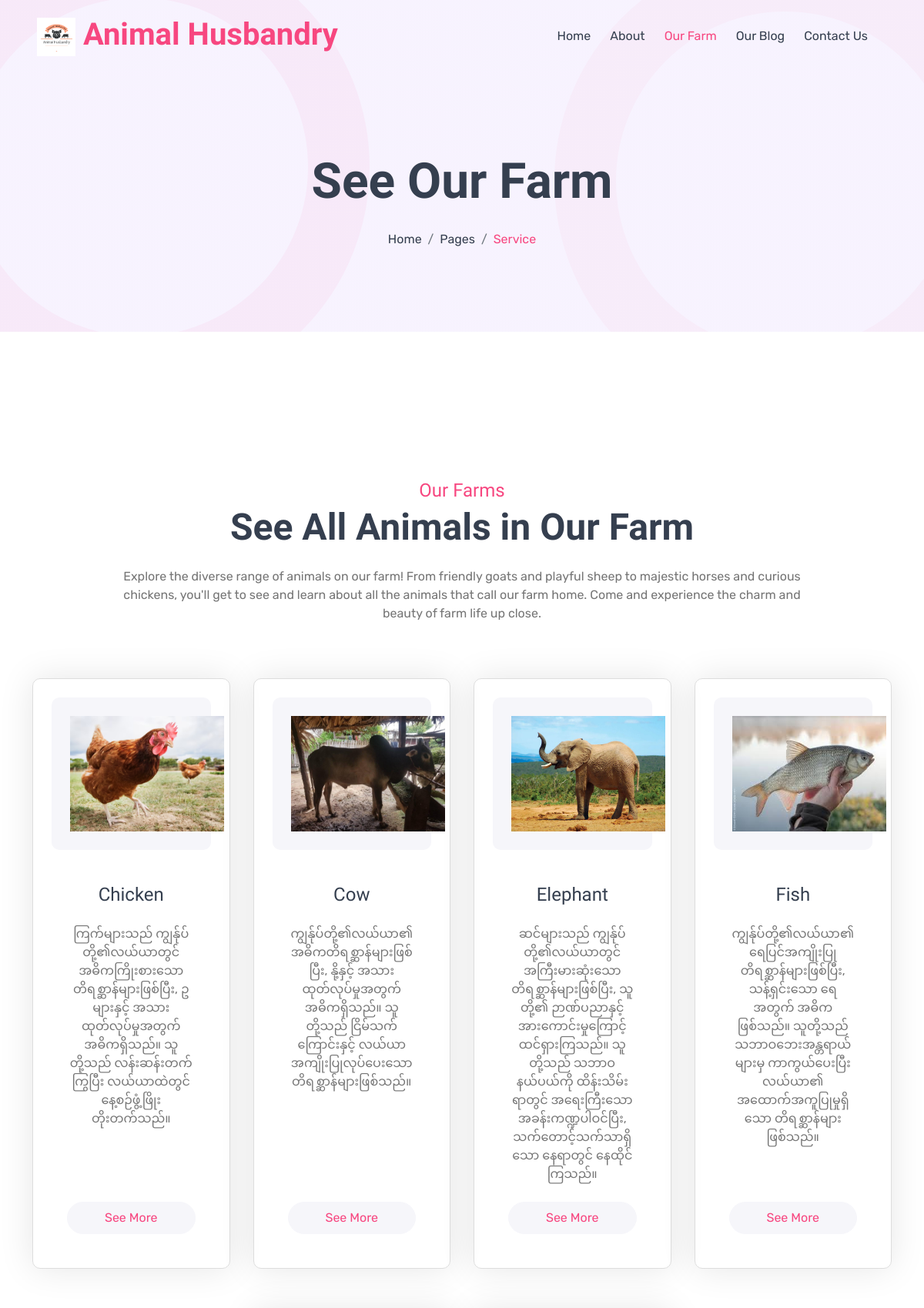
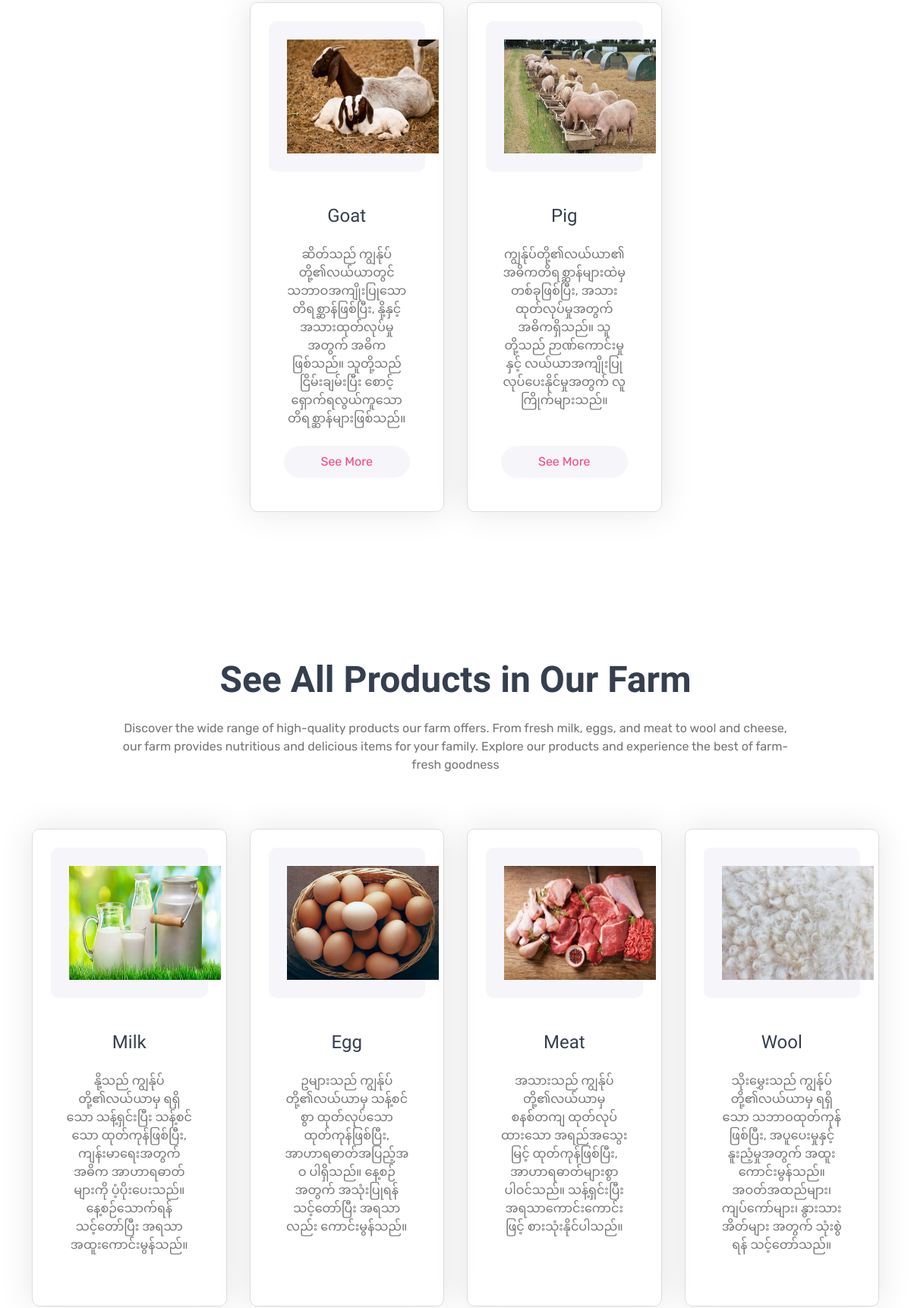
The app's page /service.php (upper part) with its own data (2 pictures, top to bottom).
### tables this page shows
CREATE TABLE `animal_type` (
  `animal_id` int(11) NOT NULL,
  `animal_type` varchar(60) NOT NULL,
  `animal_photo` varchar(255) NOT NULL,
  `animal_des` text NOT NULL
);

CREATE TABLE `product_type` (
  `product_id` int(11) NOT NULL,
  `product_name` varchar(60) NOT NULL,
  `product_price` decimal(10,2) NOT NULL DEFAULT 0.00,
  `product_unit` varchar(60) NOT NULL,
  `product_photo` varchar(60) NOT NULL,
  `product_description` text NOT NULL
);

### service.php (the view, shortened to what this page needs)
<?php
    include('admin/dist/php/database.php');
?>
<!DOCTYPE html>
<html lang="en">
    <head>
        <link rel="stylesheet" href="https://use.fontawesome.com/releases/v5.15.4/css/all.css"/>
        <link href="https://cdn.jsdelivr.net/npm/bootstrap-icons@1.4.1/font/bootstrap-icons.css" rel="stylesheet">
        <link href="lib/animate/animate.min.css" rel="stylesheet">
        <link href="lib/owlcarousel/assets/owl.carousel.min.css" rel="stylesheet">
        <link href="lib/lightbox/css/lightbox.min.css" rel="stylesheet">
        <link href="css/bootstrap.min.css" rel="stylesheet">
        <link href="css/style.css" rel="stylesheet">
    </head>
    <body>
        <div class="container-fluid p-0">
            <nav class="navbar navbar-expand-lg fixed-top navbar-light px-4 px-lg-5 py-3 py-lg-0">
                <a href="index.php" class="navbar-brand p-0">
                    <h1 class="display-6 text-primary m-0">
                    <h1 class="display-6 text-primary m-0">
                        <img src="img/Logo.png" alt="Logo">
                        Animal Husbandry
                    </h1>
                </a>
                <div class="collapse navbar-collapse" id="navbarCollapse">
                    <div class="navbar-nav ms-auto py-0">
                        <a href="index.php" class="nav-item nav-link">Home</a>
                        <a href="index.php#about" class="nav-item nav-link">About</a>
                        <a href="service.php" class="nav-item nav-link active">Our Farm</a>
                        <a href="blog.php" class="nav-item nav-link">Our Blog</a>
                        <a href="contact.php" class="nav-item nav-link">Contact Us</a>
                    </div>
                </div>
            </nav>
        </div>
         <div class="container-fluid bg-breadcrumb">
            <ul class="breadcrumb-animation">
            </ul>
            <div class="container text-center py-5" style="max-width: 900px;">
                <h3 class="display-3 mb-4 wow fadeInDown" data-wow-delay="0.1s">See Our Farm</h1>
                <ol class="breadcrumb justify-content-center mb-0 wow fadeInDown" data-wow-delay="0.3s">
                    <li class="breadcrumb-item"><a href="index.php">Home</a></li>
                    <li class="breadcrumb-item"><a href="#">Pages</a></li>
                    <li class="breadcrumb-item active text-primary">Service</li>
                </ol>
            </div>
        </div>
        <?php
        if (isset($_GET['action']) && $_GET['action'] == 'more' && isset($_GET['animal_id'])) {
            $animal_id = $_GET['animal_id'];
            $sql = "SELECT breed_technology.*,
                    animal_type.animal_type, animal_type.animal_des
                    FROM breed_technology
                    INNER JOIN animal_type
                        ON breed_technology.animal_id = animal_type.animal_id
                    WHERE breed_technology.animal_id = :animalId
                    ORDER BY breed_technology.breed_type ASC";
            $stmt = $db->prepare($sql);
            $stmt->bindParam(':animalId', $animal_id);
            $stmt->execute();
            $rows = $stmt->fetchAll(PDO::FETCH_ASSOC);
            if (!empty($rows)) {
                $animalType = htmlspecialchars($rows[0]["animal_type"], ENT_QUOTES, 'UTF-8');
                $animalDes = htmlspecialchars($rows[0]["animal_des"], ENT_QUOTES, 'UTF-8');
        ?>
        <div class="container-fluid service py-5" id="target">
            <div class="container py-5">
                <div class="text-center mx-auto mb-5 wow fadeInUp" data-wow-delay="0.1s" style="max-width: 900px;">
                    <h4 class="mb-1 text-primary">
                        <?php echo htmlspecialchars($animalType, ENT_QUOTES, 'UTF-8'); ?>
                    </h4>
                    <h1 class="display-5 mb-4">
                        See All Types of <?php echo htmlspecialchars($animalType, ENT_QUOTES, 'UTF-8'); ?> in Our Farm
                    </h1>
                    <p class="mb-2">
                        <?php echo htmlspecialchars($animalDes, ENT_QUOTES, 'UTF-8'); ?>
                    </p>
                </div>
                <?php
                    if (isset($_GET['action']) && $_GET['action'] == 'more' && isset($_GET['breed_id'])) {
                        $breed_id = $_GET['breed_id'];
                        $sql = "SELECT knowledge_type.*, breed_animal.stock_animal
                                FROM knowledge_type
                                INNER JOIN breed_animal
                                    ON knowledge_type.breed_id = breed_animal.breed_id
                                WHERE knowledge_type.breed_id = :breedId";
                        $stmt = $db->prepare($sql);
                        $stmt->bindParam(':breedId', $breed_id);
                        $stmt->execute();
                        if ($row = $stmt->fetch(PDO::FETCH_ASSOC)) {
                ?>
                <div class="row g-5 pt-5">
                    <div class="col-lg-6 wow fadeInLeft" data-wow-delay="0.1s">
                        <div class="feature-img h-100" style="object-fit: cover;">
                            <video class="img-fluid w-100 h-100" controls>
                                <source src="admin/video/<?php echo htmlentities($row['video_photo'])?>" type="video/mp4">
                            </video>
                        </div>
                    </div>
                    <div class="col-lg-6 wow fadeInRight" data-wow-delay="0.1s">
                        <h1 class="display-5 mb-4">
                            <?php echo htmlspecialchars($row['knowledge_type'], ENT_QUOTES, 'UTF-8'); ?>
                        </h1>
                        <h4 class="text-primary">
                            <?php echo htmlspecialchars($rows[0]['breed_type'], ENT_QUOTES, 'UTF-8'); ?>
                        </h4>
                        <p class="mb-4">
                            <?php echo htmlspecialchars($rows[0]['breed_des'], ENT_QUOTES, 'UTF-8'); ?>
                        </p>
                        <div class="row g-4">
                            <div class="col-6">
                                <div class="d-flex">
                                    <div class="d-flex flex-column ms-3">
                                        <h2 class="mb-0 fw-bold">
                                            <?php echo htmlspecialchars(isset($row['stock_animal'])? $row['stock_animal'] : 'No data', ENT_QUOTES, 'UTF-8'); ?>
                                        </h2>
                                        <small class="text-dark">Current In-stock</small>
                                    </div>
                                </div>
                            </div>
                        </div>
                    </div>
                </div>
                <?php } else { ?>
                    <div class="container-fluid py-5">
                        <div class="container py-5 text-center">
                            <div class="row justify-content-center">
                                <div class="col-lg-6 wow fadeInUp" data-wow-delay="0.3s">
                                    <i class="bi bi-exclamation-triangle display-1 text-secondary"></i>
                                    <h1 class="display-1">404</h1>
                                    <h1 class="mb-4">Page Not Found</h1>
                                    <p class="mb-4">We’re sorry, the page you have looked for does not exist in our website or<br>there are no entries yet! Maybe go to our home page?</p>
                                    <a class="btn btn-primary rounded-pill py-3 px-5" href="index.php">Go Back To Home</a>
                                </div>
                            </div>
                        </div>
                    </div>
                <?php } } else { ?>
                <div class="row g-4 justify-content-center">
                <?php
                    foreach ($rows as $row) {
                ?>
                    <div class="col-md-6 col-lg-4 col-xl-3 wow fadeInUp" data-wow-delay="0.1s">
                        <div class="service-item text-center rounded p-4">
                            <div class="service-icon d-inline-block bg-light rounded p-4 mb-4">
                                <img src="<?php echo htmlspecialchars('admin/upload/' . $row['breed_photo'], ENT_QUOTES, 'UTF-8'); ?>" width="200px" height="150px" />
                            </div>
                            <div class="service-content">
                                <h4 class="mb-4">
                                    <?php echo htmlspecialchars($row['breed_type'], ENT_QUOTES, 'UTF-8'); ?>
                                </h4>
                                <p class="mb-4">
                                    <?php echo htmlspecialchars($row['breed_des'], ENT_QUOTES, 'UTF-8'); ?>
                                </p>
                                <a href="service.php?action=more&animal_id=<?php echo htmlspecialchars($animal_id) ?>&breed_id=<?php echo htmlspecialchars($row['breed_id']); ?>#target" class="btn btn-light rounded-pill text-primary py-2 px-4">See More</a>
                            </div>
                        </div>
                    </div>
                <?php } ?>
                </div>
                <?php } ?>
            </div>
        </div>
        <?php } } else { ?>
        <div class="container-fluid service py-5" id="animals">
            <div class="container py-5">
                <div class="text-center mx-auto mb-5 wow fadeInUp" data-wow-delay="0.1s" style="max-width: 900px;">
                    <h4 class="mb-1 text-primary">Our Farms</h4>
                    <h1 class="display-5 mb-4">See All Animals in Our Farm</h1>
                    <p class="mb-2">
                        Explore the diverse range of animals on our farm! From friendly goats and playful sheep to majestic horses and curious chickens, you'll get to see and learn about all the animals that call our farm home. Come and experience the charm and beauty of farm life up close.
                    </p>
                </div>
                <div class="row g-4 justify-content-center">
                <?php
                    $sql = "SELECT * FROM animal_type ORDER BY animal_type ASC";
                    $stmt = $db->query($sql);
                    while ($row = $stmt->fetch()) {
                ?>
                    <div class="col-md-6 col-lg-4 col-xl-3 wow fadeInUp" data-wow-delay="0.1s">
                        <div class="service-item text-center rounded p-4">
                            <div class="service-icon d-inline-block bg-light rounded p-4 mb-4">
                                <img src="<?php echo htmlspecialchars('admin/upload/' . $row['animal_photo'], ENT_QUOTES, 'UTF-8'); ?>" width="200px" height="150px" />
                            </div>
                            <div class="service-content">
                                <h4 class="mb-4">
                                    <?php echo htmlspecialchars($row["animal_type"], ENT_QUOTES, 'UTF-8'); ?>
                                </h4>
                                <p class="mb-4">
                                    <?php echo htmlspecialchars($row["animal_des"], ENT_QUOTES, 'UTF-8'); ?>
                                </p>
                                <a href="service.php?action=more&animal_id=<?php echo htmlspecialchars($row['animal_id']); ?>#target" class="btn btn-light rounded-pill text-primary py-2 px-4">See More</a>
                            </div>
                        </div>
                    </div>
                <?php } ?>
                </div>
            </div>
        </div>
        <div class="container-fluid service py-5" id="products">
            <div class="container py-5">
                <div class="text-center mx-auto mb-5 wow fadeInUp" data-wow-delay="0.1s" style="max-width: 900px;">
                    <h1 class="display-5 mb-4">See All Products in Our Farm</h1>
                    <p class="mb-2">
                        Discover the wide range of high-quality products our farm offers. From fresh milk, eggs, and meat to wool and cheese, our farm provides nutritious and delicious items for your family. Explore our products and experience the best of farm-fresh goodness
                    </p>
                </div>
                <div class="row g-4 justify-content-center">
                <?php
                    $sql = "SELECT * FROM product_type ORDER BY product_id ASC";
                    $stmt = $db->query($sql);
                    while ($row = $stmt->fetch()) {
                ?>
                    <div class="col-md-6 col-lg-4 col-xl-3 wow fadeInUp" data-wow-delay="0.1s">
                        <div class="service-item text-center rounded p-4">
                            <div class="service-icon d-inline-block bg-light rounded p-4 mb-4">
                                <img src="<?php echo htmlspecialchars('admin/upload/' . $row['product_photo'], ENT_QUOTES, 'UTF-8'); ?>" width="200px" height="150px" />
                            </div>
                            <div class="service-content">
                                <h4 class="mb-4">
                                    <?php echo htmlspecialchars($row["product_name"], ENT_QUOTES, 'UTF-8'); ?>
                                </h4>
                                <p class="mb-4">
                                    <?php echo htmlspecialchars($row["product_description"], ENT_QUOTES, 'UTF-8'); ?>
                                </p>
                            </div>
                        </div>
                    </div>
                <?php } ?>
                </div>
            </div>
        </div>
        <?php } ?>
    </body>
</html>

### records on screen
animal_type: animal_photo (picture), animal_type "Chicken", animal_des "ကြက်များသည် ကျွန်ုပ်တို့၏လယ်ယာတွင် အဓိကကြိုးစားသော တိရစ္ဆာန်များဖြစ်ပြီး, ဥများနှင့် အသားထုတ်လုပ်မှုအတွက် အဓိကရှိသည်။ သူတို့သည် လန်းဆန်းတက်ကြွပြီး လယ်ယာထဲတွင် နေ့စဉ်ဖွံ့ဖြိုးတိုးတက်သည်။"
animal_type: animal_photo (picture), animal_type "Cow", animal_des "ကျွန်ုပ်တို့၏လယ်ယာ၏ အဓိကတိရစ္ဆာန်များဖြစ်ပြီး, နို့နှင့် အသားထုတ်လုပ်မှုအတွက် အဓိကရှိသည်။ သူတို့သည် ငြိမ်သက်ကြောင်းနှင့် လယ်ယာအကျိုးပြုလုပ်ပေးသော တိရစ္ဆာန်များဖြစ်သည်။"
animal_type: animal_photo (picture), animal_type "Elephant", animal_des "ဆင်များသည် ကျွန်ုပ်တို့၏လယ်ယာတွင် အကြီးမားဆုံးသော တိရစ္ဆာန်များဖြစ်ပြီး, သူတို့၏ ဉာဏ်ပညာနှင့် အားကောင်းမှုကြောင့် ထင်ရှားကြသည်။ သူတို့သည် သဘာဝနယ်ပယ်ကို ထိန်းသိမ်းရာတွင် အရေးကြီးသော အခန်းကဏ္ဍပါဝင်ပြီး, သက်တောင့်သက်သာရှိသော နေရာတွင် နေထိုင်ကြသည်။"
animal_type: animal_photo (picture), animal_type "Fish", animal_des "ကျွန်ုပ်တို့၏လယ်ယာ၏ ရေပြင်အကျိုးပြုတိရစ္ဆာန်များဖြစ်ပြီး, သန့်ရှင်းသော ရေအတွက် အဓိကဖြစ်သည်။ သူတို့သည် သဘာဝဘေးအန္တရာယ်များမှ ကာကွယ်ပေးပြီး လယ်ယာ၏ အထောက်အကူပြုမှုရှိသော တိရစ္ဆာန်များဖြစ်သည်။"
animal_type: animal_photo (picture), animal_type "Goat", animal_des "ဆိတ်သည် ကျွန်ုပ်တို့၏လယ်ယာတွင် သဘာဝအကျိုးပြုသော တိရစ္ဆာန်ဖြစ်ပြီး, နို့နှင့် အသားထုတ်လုပ်မှုအတွက် အဓိကဖြစ်သည်။ သူတို့သည် ငြိမ်းချမ်းပြီး စောင့်ရှောက်ရလွယ်ကူသော တိရစ္ဆာန်များဖြစ်သည်။"
animal_type: animal_photo (picture), animal_type "Pig", animal_des "ကျွန်ုပ်တို့၏လယ်ယာ၏ အဓိကတိရစ္ဆာန်များထဲမှတစ်ခုဖြစ်ပြီး, အသားထုတ်လုပ်မှုအတွက် အဓိကရှိသည်။ သူတို့သည် ဉာဏ်ကောင်းမှုနှင့် လယ်ယာအကျိုးပြုလုပ်ပေးနိုင်မှုအတွက် လူကြိုက်များသည်။"
product_type: product_photo (picture), product_name "Milk", product_description "နို့သည် ကျွန်ုပ်တို့၏လယ်ယာမှ ရရှိသော သန့်ရှင်းပြီး သန့်စင်သော ထုတ်ကုန်ဖြစ်ပြီး, ကျန်းမာရေးအတွက် အဓိက အာဟာရဓာတ်များကို ပံ့ပိုးပေးသည်။ နေ့စဉ်သောက်ရန် သင့်တော်ပြီး အရသာအထူးကောင်းမွန်သည်။"
product_type: product_photo (picture), product_name "Egg", product_description "ဥများသည် ကျွန်ုပ်တို့၏လယ်ယာမှ သန့်စင်စွာ ထုတ်လုပ်သော ထုတ်ကုန်ဖြစ်ပြီး, အာဟာရဓာတ်အပြည့်အဝ ပါရှိသည်။ နေ့စဉ်အတွက် အသုံးပြုရန် သင့်တော်ပြီး အရသာလည်း ကောင်းမွန်သည်။"
product_type: product_photo (picture), product_name "Meat", product_description "အသားသည် ကျွန်ုပ်တို့၏လယ်ယာမှ စနစ်တကျ ထုတ်လုပ်ထားသော အရည်အသွေးမြင့် ထုတ်ကုန်ဖြစ်ပြီး, အာဟာရဓာတ်များစွာ ပါဝင်သည်။ သန့်ရှင်းပြီး အရသာကောင်းကောင်းဖြင့် စားသုံးနိုင်ပါသည်။"
product_type: product_photo (picture), product_name "Wool", product_description "သိုးမွှေးသည် ကျွန်ုပ်တို့၏လယ်ယာမှ ရရှိသော သဘာဝထုတ်ကုန်ဖြစ်ပြီး, အပူပေးမှုနှင့် နူးညံ့မှုအတွက် အထူးကောင်းမွန်သည်။ အဝတ်အထည်များ၊ ကျပ်ကော်များ၊ နွားသားအိတ်များ အတွက် သုံးစွဲရန် သင့်တော်သည်။"
